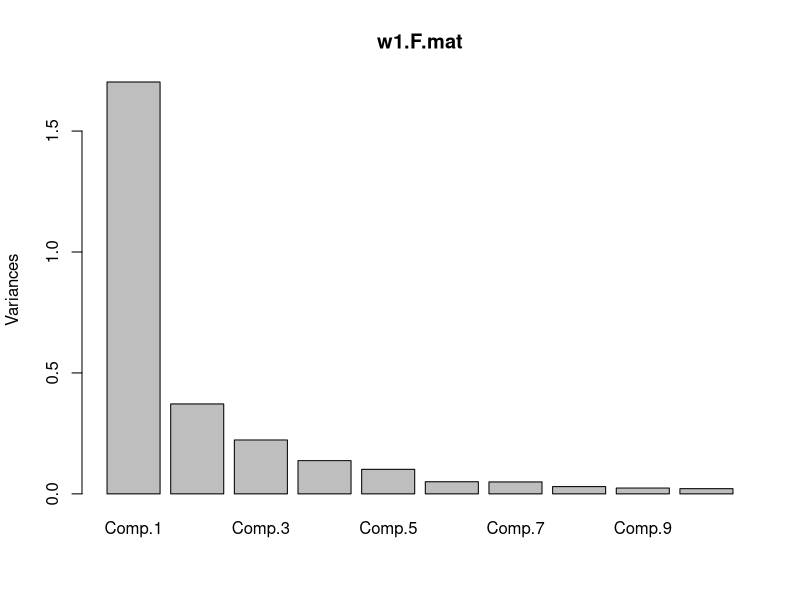

Here is the R script that generated this plot: (Note: this script raises an error after producing the figure.)
# AEM 

site.by.edges.lc <- as.matrix(read.csv("../data/sites-by-edges_LC.csv", header=T))
row.names(site.by.edges.lc) <- site.by.edges.lc[,1]
site.by.edges.lc <- site.by.edges.lc[,-1]
site.by.edges.lc <- (site.by.edges.lc == 1) * 1

site.by.edges.w1 <- as.matrix(read.csv("../data/sites-by-edges_WS1.csv", header=T))
row.names(site.by.edges.w1) <- site.by.edges.w1[,1]
site.by.edges.w1 <- site.by.edges.w1[,-1]
site.by.edges.w1 <- (site.by.edges.w1 == 1) * 1

w1.dists <- c(1,
              1,
              255,
              10,
              4,
              6.46,
              201.47,
              196.598,
              3,
              4,
              100.3,
              116.85,
              802.3,
              1065,
              40.39,
              1)


w1.F.mat <- princomp(site.by.edges.w1)
summary(w1.F.mat)
plot(w1.F.mat)

w1.env <- princomp(env.mat[which(design$watershed == "WS01"),])
summary(w1.env)
plot(w1.env)

